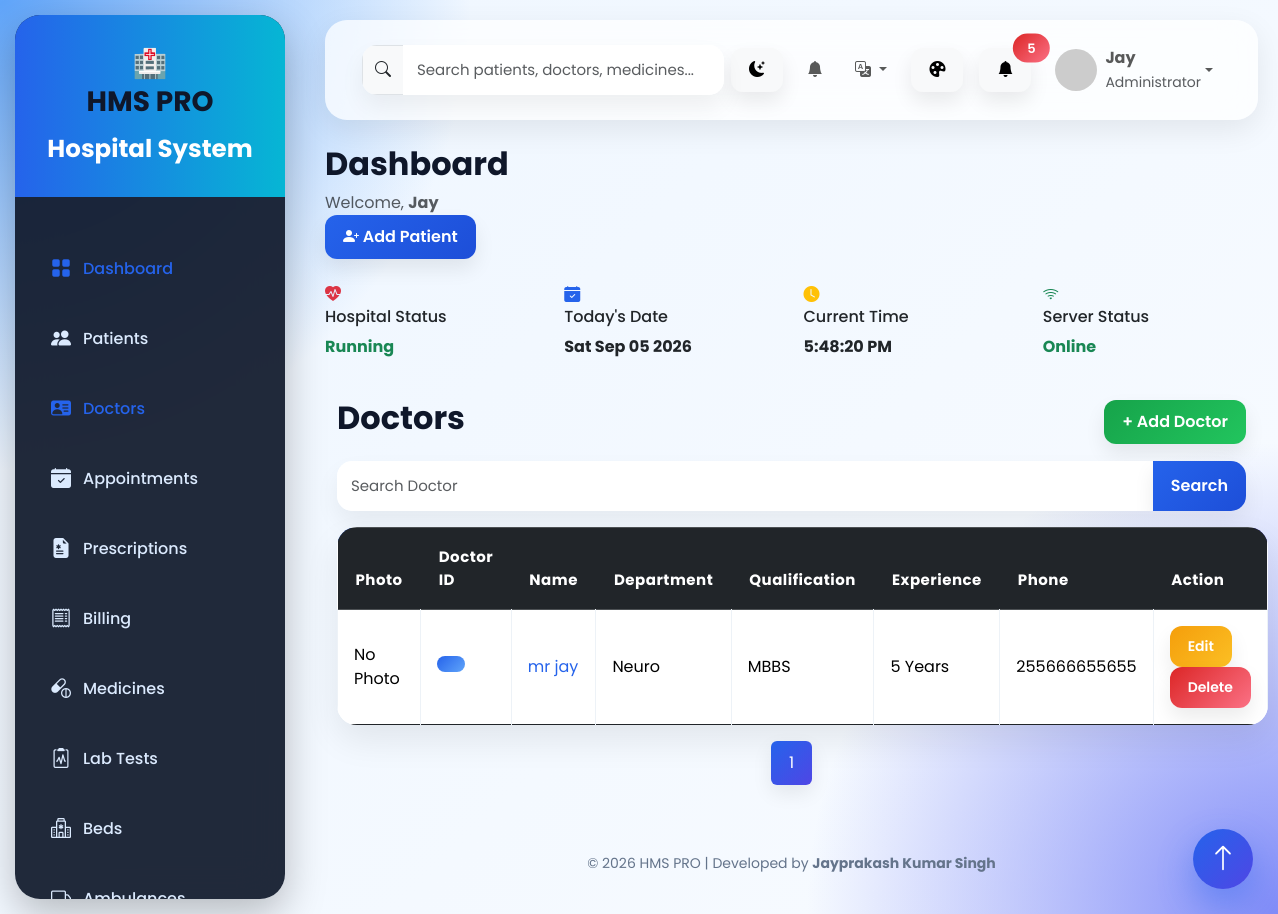
Screenshot of /doctors/ (signed in) with the database file from the repository.
### Hospital/models.py (models this page shows, shortened)
class Doctor(models.Model):
    doctor_id = models.CharField(
        max_length=10,
        unique=True,
        editable=False,
        blank=True
    )
    GENDER = (
        ('Male', 'Male'),
        ('Female', 'Female'),
        ('Other', 'Other'),
    )
    name = models.CharField(max_length=100)
    age = models.PositiveIntegerField()
    gender = models.CharField(max_length=10, choices=GENDER)
    department = models.CharField(max_length=100)
    qualification = models.CharField(max_length=150)
    experience = models.PositiveIntegerField(help_text="Years")
    phone = models.CharField(max_length=15)
    email = models.EmailField()
    address = models.TextField()
    photo = models.ImageField(
        upload_to="doctors/",
        blank=True,
        null=True,
        validators=[validate_file_size]
    )
    joining_date = models.DateField(auto_now_add=True)
    branch = models.ForeignKey(
        "Branch",
        on_delete=models.SET_NULL,
        null=True,
        blank=True,
        related_name="doctors"
    )

### Hospital/views.py (the view)
# urls.py: path("doctors/", views.doctor_list, name="doctor_list"),
@login_required
@permission_required("Hospital.view_doctor", raise_exception=True)
def doctor_list(request):
    doctor_list = Doctor.objects.select_related("branch").order_by("-id")
    paginator = Paginator(
        doctor_list,
        10
    )
    page = request.GET.get("page")
    doctors = paginator.get_page(page)
    return render(
        request,
        "Hospital/doctor_list.html",
        {
            "doctors": doctors,
            "total_doctors": Doctor.objects.count()
        }
    )

### Hospital/templates/Hospital/doctor_list.html (shortened to what this page needs)
{% extends 'Hospital/base.html' %}
{% block content %}
<div class="container mt-4">
    <div class="d-flex justify-content-between align-items-center mb-3">
        <h2>Doctors</h2>
        <a href="{% url 'add_doctor' %}" class="btn btn-success">
            + Add Doctor
        </a>
    </div>
    <form method="GET" action="{% url 'search_doctor' %}" class="mb-3">
        <div class="input-group">
            <input
                type="text"
                name="q"
                class="form-control"
                placeholder="Search Doctor">
            <button class="btn btn-primary">
                Search
            </button>
        </div>
    </form>
    <table class="table table-bordered table-hover align-middle">
        <thead class="table-dark">
            <tr>
                <th>Photo</th>
                <th>Doctor ID</th>
                <th>Name</th>
                <th>Department</th>
                <th>Qualification</th>
                <th>Experience</th>
                <th>Phone</th>
                <th>Action</th>
            </tr>
        </thead>
        <tbody>
        {% for doctor in doctors %}
            <tr>
                <td>
                    {% if doctor.photo %}
                        <img src="{{ doctor.photo.url }}"
                             width="60"
                             height="60"
                             class="rounded-circle">
                    {% else %}
                        No Photo
                    {% endif %}
                </td>
                <td>
                    <span class="badge bg-primary">
                    </span>
                </td>
                <td>
                    <a href="{% url 'doctor_detail' doctor.id %}">
                        {{ doctor.name }}
                    </a>
                </td>
                <td>{{ doctor.department }}</td>
                <td>{{ doctor.qualification }}</td>
                <td>{{ doctor.experience }} Years</td>
                <td>{{ doctor.phone }}</td>
                <td>
                    <a href="{% url 'update_doctor' doctor.id %}"
                       class="btn btn-warning btn-sm">
                        Edit
                    </a>
                    <a href="{% url 'delete_doctor' doctor.id %}"
                       class="btn btn-danger btn-sm">
                        Delete
                    </a>
                </td>
            </tr>
        {% empty %}
            <tr>
                <td colspan="8" class="text-center">
                    No Doctors Found
                </td>
            </tr>
        {% endfor %}
        </tbody>
    </table>
    <nav>
        <ul class="pagination justify-content-center">
            <li class="page-item active">
                <span class="page-link">
                    {{ doctors.number }}
                </span>
            </li>
        </ul>
    </nav>
</div>
{% endblock %}

### Hospital/templates/Hospital/base.html (shortened to what this page needs)
{% load static %}
{% load i18n %}
<!DOCTYPE html>
<html lang="{{ LANGUAGE_CODE }}">
<head>
    <link href="https://cdn.jsdelivr.net/npm/bootstrap@5.3.3/dist/css/bootstrap.min.css"
          rel="stylesheet">
    <link href="https://cdn.jsdelivr.net/npm/bootstrap-icons@1.11.3/font/bootstrap-icons.css"
          rel="stylesheet">
    <link rel="stylesheet"
          href="{% static 'css/style.css' %}">
</head>
<body>
<div class="wrapper">
<aside class="sidebar">
    <div class="logo">
        <div class="logo-icon">
            🏥
        </div>
        <div>
            <h3>HMS PRO</h3>
            <small>Hospital System</small>
        </div>
    </div>
    <ul class="nav flex-column mt-4">
        <li class="nav-item">
            <a href="{% url 'dashboard' %}" class="nav-link active">
                <i class="bi bi-grid-fill"></i>
                <span>{% trans "Dashboard" %}</span>
            </a>
        </li>
        {% if perms.Hospital.view_patient %}
        <li class="nav-item">
            <a href="{% url 'view_patient' %}" class="nav-link">
                <i class="bi bi-people-fill"></i>
                <span>{% trans "Patients" %}</span>
            </a>
        </li>
        {% endif %}
        {% if perms.Hospital.view_doctor %}
        <li class="nav-item">
            <a href="{% url 'doctor_list' %}" class="nav-link">
                <i class="bi bi-person-vcard-fill"></i>
                <span>{% trans "Doctors" %}</span>
            </a>
        </li>
        {% endif %}
        {% if perms.Hospital.view_appointment %}
        <li class="nav-item">
            <a href="{% url 'appointment_list' %}" class="nav-link">
                <i class="bi bi-calendar-check-fill"></i>
                <span>{% trans "Appointments" %}</span>
            </a>
        </li>
        <li class="nav-item">
            <a href="{% url 'prescription_list' %}" class="nav-link">
            <i class="bi bi-file-earmark-medical-fill"></i>
            <span>{% trans "Prescriptions" %}</span>
        </a>
    </li>
        {% endif %}
        {% if perms.Hospital.view_bill %}
        <li class="nav-item">
            <a href="{% url 'bill_list' %}" class="nav-link">
                <i class="bi bi-receipt"></i>
                <span>{% trans "Billing" %}</span>
            </a>
        </li>
        {% endif %}
        {% if perms.Hospital.view_medicine %}
        <li class="nav-item">
            <a href="{% url 'medicine_list' %}" class="nav-link">
                <i class="bi bi-capsule-pill"></i>
                <span>{% trans "Medicines" %}</span>
            </a>
        </li>
        {% endif %}
        {% if perms.Hospital.view_labtest %}
        <li class="nav-item">
            <a href="{% url 'lab_test_list' %}" class="nav-link">
                <i class="bi bi-clipboard2-pulse"></i>
                <span>{% trans "Lab Tests" %}</span>
            </a>
        </li>
        {% endif %}
        {% if perms.Hospital.view_bed %}
        <li class="nav-item">
            <a href="{% url 'bed_list' %}" class="nav-link">
                <i class="bi bi-hospital"></i>
                <span>{% trans "Beds" %}</span>
            </a>
        </li>
        {% endif %}
        {% if perms.Hospital.view_ambulance %}
        <li class="nav-item">
            <a href="{% url 'ambulance_list' %}" class="nav-link">
                <i class="bi bi-truck"></i>
                <span>{% trans "Ambulances" %}</span>
            </a>
        </li>
        {% endif %}
    </ul>
</aside>
<div class="main">
<nav class="navbar navbar-expand-lg">
    <div class="container-fluid">
        <form class="search-box" method="GET" action="{% url 'global_search' %}">
            <div class="input-group">
                <span class="input-group-text">
                    <i class="bi bi-search"></i>
                </span>
                <input
                    type="text"
                    name="q"
                    class="form-control"
                    placeholder="Search patients, doctors, medicines...">
            </div>
        </form>
        <ul class="navbar-nav ms-auto align-items-center">
            <li class="nav-item me-3">
                <button class="btn btn-light"
                        onclick="toggleDarkMode()">
                    <i class="bi bi-moon-stars-fill"></i>
                </button>
            </li>
            <li class="nav-item dropdown me-3">
                <a class="nav-link position-relative" href="#" data-bs-toggle="dropdown" id="notifBellToggle">
                    <i class="bi bi-bell-fill"></i>
                </a>
            </li>
            <li class="nav-item dropdown me-3">
                <a class="nav-link dropdown-toggle" href="#" data-bs-toggle="dropdown">
                    <i class="bi bi-translate"></i>
                </a>
                    {% get_current_language as CURRENT_LANGUAGE %}
                    {% get_available_languages as AVAILABLE_LANGUAGES %}
            </li>
            <li class="nav-item me-3">
                <button class="btn btn-light" data-bs-toggle="offcanvas" data-bs-target="#themeCustomizer">
                    <i class="bi bi-palette-fill"></i>
                </button>
            </li>
            <li class="nav-item me-3">
                <button class="btn btn-light position-relative">
                    <i class="bi bi-bell-fill"></i>
                    <span class="position-absolute top-0 start-100 translate-middle badge rounded-pill bg-danger">
                        5
                    </span>
                </button>
            </li>
            <li class="nav-item dropdown">
                <a class="nav-link dropdown-toggle d-flex align-items-center"
                   href="#"
                   role="button"
                   data-bs-toggle="dropdown">
                    <img src="https://ui-avatars.com/api/?name={{ request.user.username }}&background=2563eb&color=fff"
                         class="rounded-circle me-2"
                         width="42"
                         height="42">
                    <div class="text-start">
                        <strong>
                            {% if request.user.is_authenticated %}
                                {{ request.user.username }}
                            {% else %}
                                Guest
                            {% endif %}
                        </strong>
                        <br>
                        <small class="text-muted">
                            {% if request.user.groups.first %}
                                {{ request.user.groups.first.name }}
                            {% elif request.user.is_superuser %}
                                Administrator
                            {% else %}
                                User
                            {% endif %}
                        </small>
                    </div>
                </a>
            </li>
        </ul>
    </div>
</nav>
<div class="page-header mb-4">
    <div>
        <h2 class="fw-bold">
            {% block page_title %}
            Dashboard
            {% endblock %}
        </h2>
        <p class="text-muted mb-0">
            Welcome,
            <strong>{{ request.user.username }}</strong>
        </p>
    </div>
    <div>
        {% if perms.Hospital.add_patient %}
        <a href="{% url 'add_patient' %}"
           class="btn btn-primary">
            <i class="bi bi-person-plus-fill"></i>
            Add Patient
        </a>
        {% elif perms.Hospital.add_appointment %}
        <a href="{% url 'add_appointment' %}"
           class="btn btn-primary">
            <i class="bi bi-calendar-plus-fill"></i>
            New Appointment
        </a>
        {% elif perms.Hospital.add_medicine %}
        <a href="{% url 'add_medicine' %}"
           class="btn btn-primary">
            <i class="bi bi-capsule-pill"></i>
            Add Medicine
        </a>
        {% else %}
        <button class="btn btn-secondary" disabled>
            <i class="bi bi-lock-fill"></i>
            No Quick Action
        </button>
        {% endif %}
    </div>
</div>
<div class="row mb-4">
    <div class="col-lg-3 col-md-6 mb-3">
        <div class="mini-card">
            <i class="bi bi-heart-pulse-fill text-danger"></i>
            <div>
                <h6>Hospital Status</h6>
                <strong class="text-success">
                    Running
                </strong>
            </div>
        </div>
    </div>
    <div class="col-lg-3 col-md-6 mb-3">
        <div class="mini-card">
            <i class="bi bi-calendar-check-fill text-primary"></i>
            <div>
                <h6>Today's Date</h6>
                <strong id="todayDate"></strong>
            </div>
        </div>
    </div>
    <div class="col-lg-3 col-md-6 mb-3">
        <div class="mini-card">
            <i class="bi bi-clock-fill text-warning"></i>
            <div>
                <h6>Current Time</h6>
                <strong id="clock"></strong>
            </div>
        </div>
    </div>
    <div class="col-lg-3 col-md-6 mb-3">
        <div class="mini-card">
            <i class="bi bi-wifi text-success"></i>
            <div>
                <h6>Server Status</h6>
                <strong class="text-success">
                    Online
                </strong>
            </div>
        </div>
    </div>
</div>
<div class="content-wrapper">
    {% block content %}
    {% endblock %}
</div>
<footer class="footer mt-5">
    <div class="text-center">
        © 2026 HMS PRO |
        Developed by
        <strong>Jayprakash Kumar Singh</strong>
    </div>
</footer>
<div class="floating-btn" title="Back to Top">
    <i class="bi bi-arrow-up"></i>
</div>
</div>
</div>
</body>
</html>

### rows the page displays
Doctor: photo "No Photo", name "mr jay", department "Neuro", qualification "MBBS", experience "5", phone "255666655655"

### other values shown
{{ request.user.username }} "Jay"
{{ doctors.number }} "1"
